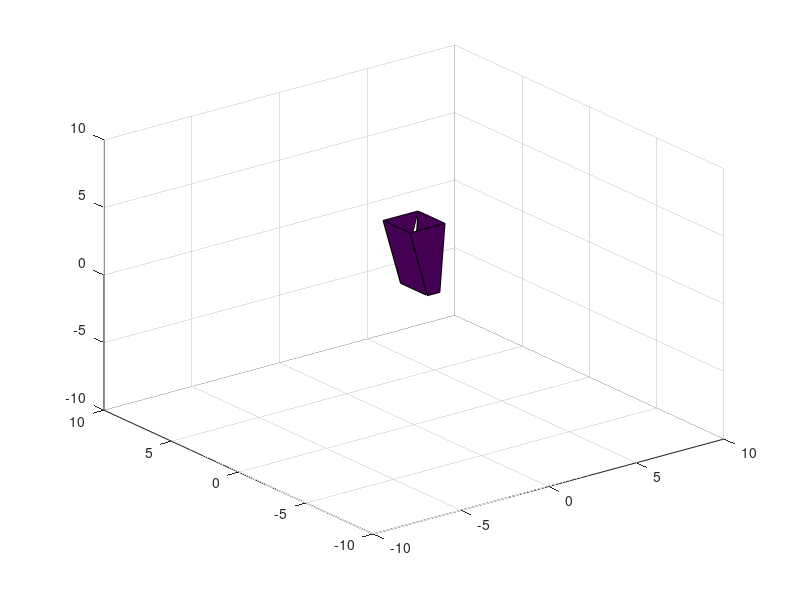

The MATLAB source for this figure:
close all
figure

h = 5;
s = 1;
a1 = 0; % angle
s1 = surf([cos(a1+pi/4) cos(-a1-pi/4) cos(a1+3*pi/2) cos(a1+5*pi/2) cos(a1+pi/2);1 1 -1 -1 1]*s,[1 -1 -1 1 1;1 -1 -1 1 1]*s,[0 0 0 0 0;1 1 1 1 1]*h);
axis([-10 10 -10 10 -10 10])